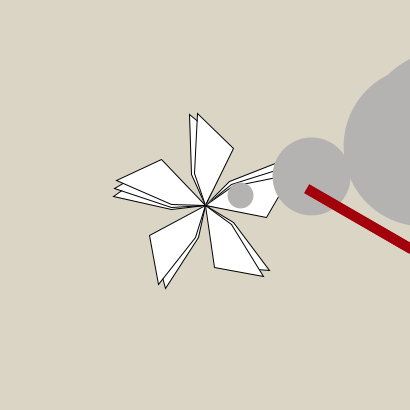
Frame 1 (no input)
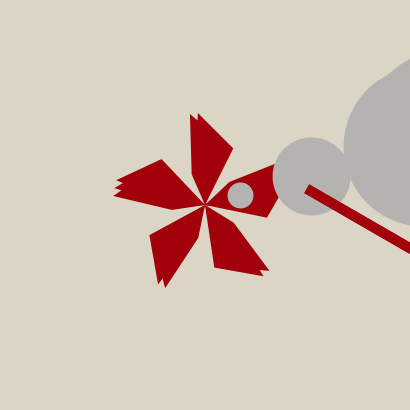
Frame 60 (the mouse pressed at the canvas centre just before this capture)
Frame 120 (the mouse held since frame 60 and released just before this capture): identical to frame 60, image omitted

The Processing sketch that drew these frames (run headless with seeded random() and noise(); from frame 60 on, the mouse is pressed at the canvas centre):

// Processing sketch: processing_84786
// ── processing_84786.pde

void setup(){
  size(410,410);
}
 
void draw(){
  background(219,213,197);
  
smooth();
translate(width/2, height/2); for (int i=0;i<360;i+=30){
rotate(radians(505));
quad(0, 0, 30, 15, 70, 60, 20, 60);
}
  
      // ellipse grise
  fill(#B4B3B2);
  noStroke();
  ellipse(26, 26, 26, 26);

  
  // ellipse grise
  fill(#B4B3B2);
  noStroke();
  ellipse(160, 160, 160, 160);
  ellipse(78, 78, 78, 78);
  ellipse(180, 180, 180, 180);
  
  // red rect vertical
  fill(162,0,11);
  noStroke();
  rect(60,80,10,170);
  
  // red rect vertical
  fill(162,0,11);

  noStroke();
  rect(60,80,10,120);
  
  
}
